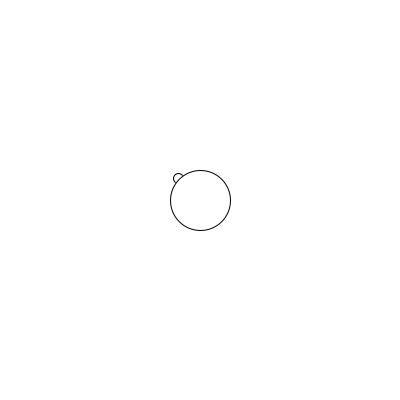
Frame 1 (no input)
Frame 60 (the mouse pressed at the canvas centre just before this capture): identical to frame 1, image omitted
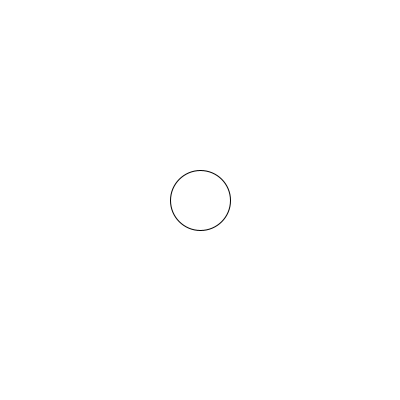
Frame 120 (the mouse held since frame 60 and released just before this capture)

The Processing sketch that drew these frames (run headless with seeded random() and noise(); from frame 60 on, the mouse is pressed at the canvas centre):

// Processing sketch: eye_following
// ── eye_following.pde
PGraphics pg;

void setup()
{
  size(400, 400);
  pg = createGraphics(400, 400);
}

void draw()
{
  background(255);
    float myDist = dist(width/2, height/2, mouseX, mouseY);

  ellipse(width/2 + ( ((mouseX - width/2)/myDist) * 30), 
          height/2 + ( ((mouseY - height/2)/myDist) * 30 ),
          10,10); 
  ellipse(width/2, height/2, 60, 60);
   

}
